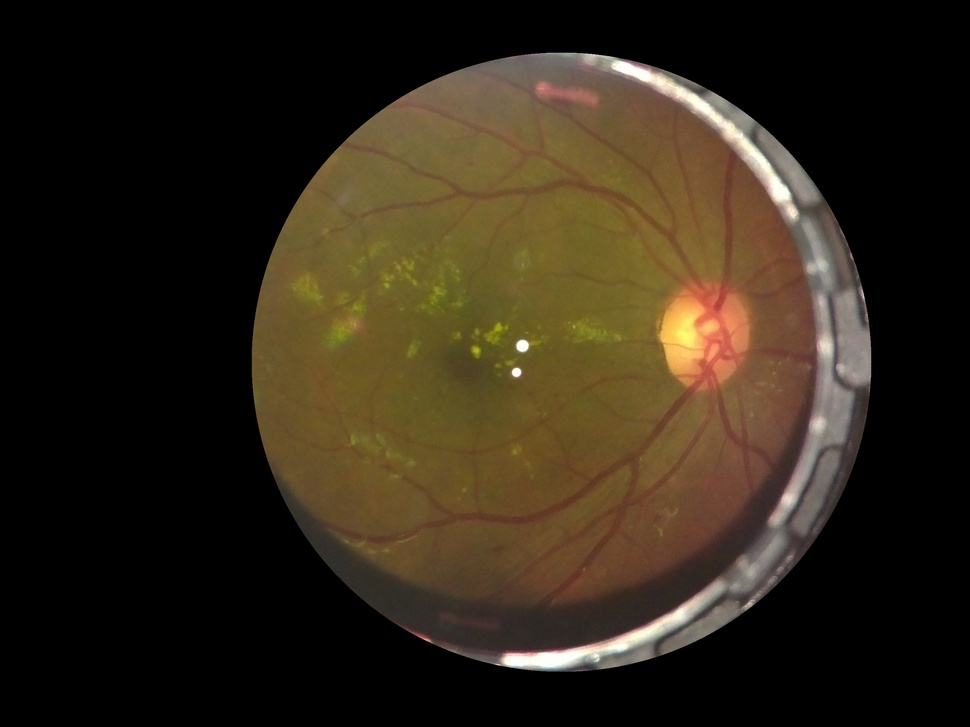
#> input picture Automated Capture Image Functionalities/Retina Flow Nerve Extraction/MATLAB to Python files/Dump/retina.jpg, 970 x 727 px, shrunk from 2592 x 1944 before the run
$ python threshold.py   (older library calls are emulated)
#> lines starting #> are read from the running program, lines starting #| are printed output that depends on the picture; after the words box and inside, x2 and y2 are one past the last pixel; in counts of white or black regions, pixels touching at a corner belong together
#> further down, image is the input picture: shape (727, 970, 3); mean R, G, B 48.6, 38.9, 24.2
### Automated Capture Image Functionalities/Retina Flow Nerve Extraction/MATLAB to Python files/Dump/grayscale.py


from scipy import misc
import numpy as np

import matplotlib.pyplot as plt
import matplotlib.cm as cm

import cv2
import scipy.ndimage
#import numpy as np
#from matplotlib import *


def convertToGreyScale(image, method="weighted"):

#> called with method = 'weighted'
    def getWeightedAvg(pixel):
        return 0.299*pixel[0] + 0.587*pixel[1] + 0.114*pixel[2]

    grey = np.zeros(image.shape[0:-1])
    for rownum in range(len(image)):
        for colnum in range(len(image[rownum])):
            if method == "average":
                grey[rownum][colnum] = np.average(image[rownum][colnum])
            elif method == "weighted":
                grey[rownum][colnum] = getWeightedAvg(image[rownum][colnum])
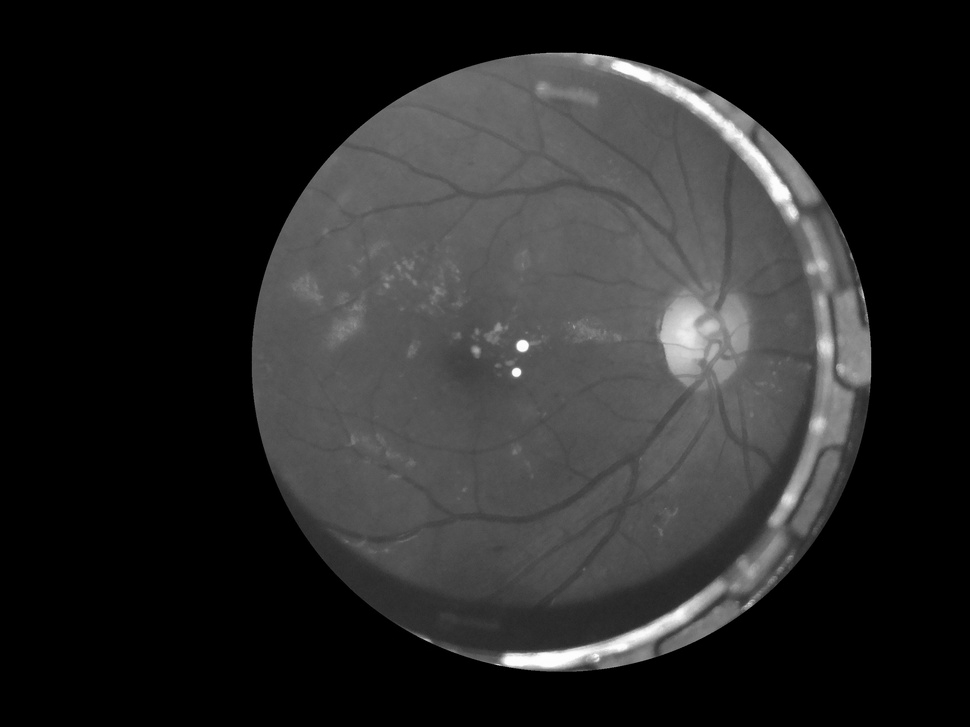
#> grey: shape (727, 970) float64; min 0, max 254.5, mean 40.1

    return grey

# [50 lines that do not run on import are left out]

### Automated Capture Image Functionalities/Retina Flow Nerve Extraction/MATLAB to Python files/Dump/measure.py


import numpy as np

def getHistGray(image):
    assert len(image.shape) == 2, "Must be grayscale image"
    hist = np.zeros(255)
    for row in image:
        for col in row:
            hist[int(col)] += 1
#> after the loop, hist = 255 values, max 399660 at index 0, min 17 at index 20, mean 2765.5
    return hist

# [7 lines that do not run on import are left out]

### Automated Capture Image Functionalities/Retina Flow Nerve Extraction/MATLAB to Python files/Dump/threshold.py


import numpy as np
from scipy import misc
import grayscale as gs
import matplotlib.pyplot as plt
import matplotlib.cm as cm

def threshold(image, threshold):
    assert len(image.shape) == 2, "Must be grayscale image"
    thresh = np.zeros(image.shape)
    for rownum in range(len(image)):
        for colnum in range(len(image[rownum])):
            if image[rownum][colnum] > threshold:
                thresh[rownum][colnum] = 0
            else:
                thresh[rownum][colnum] = 255
    return thresh


def otsu(image):
    assert len(image.shape) == 2, "Must be grayscale image"
    th = _getOtsuThreshold(image)
    return threshold(image, th)


def _getOtsuThreshold(image):
    import measure as m
    s = 0;
    histogram = m.getHistGray(image)
#> histogram has the same summary as hist in getHistGray
    for i in range(len(histogram)):
        s += i * histogram[i]
#> this loop made 255 passes
#> s on passes 1 to 3: 0, 1696, 3122
#> after the loop, s = 28103810
    sumB = 0
    wB = 0
    wF = 0
    mB = None
    mF = None
    m = 0.0
    between = 0.0
    threshold1 = 0.0
    threshold2 = 0.0
    total = len(image.ravel())
#> total = 705190
    for i in range(len(histogram)):
        wB += histogram[i]
        if wB == 0:
            continue;
        wF = total - wB
        if (wF == 0):
            break
        sumB += i * histogram[i]
        mB = sumB / wB
        mF = (s - sumB) / wF
        between = wB * wF * ((mB - mF) ** 2)
        if between >= m :
            threshold1 = i
            if between > m :
                threshold2 = i
            m = between
#> this loop made 255 passes
#> (wB, wF, sumB, mB, mF, m) on passes 1 to 12: (399660, 305530, 0, 0, 91.98, 1.03e+15), (401356, 303834, 1696, 0.00423, 92.49, 1.04e+15), (402069, 303121, 3122, 0.00776, 92.7, 1.05e+15), (402546, 302644, 4553, 0.0113, 92.85, 1.05e+15), (402696, 302494, 5153, 0.0128, 92.89, 1.05e+15), (402792, 302398, 5633, 0.014, 92.92, 1.05e+15), (402851, 302339, 5987, 0.0149, 92.93, 1.05e+15), (402898, 302292, 6316, 0.0157, 92.95, 1.05e+15), (402925, 302265, 6532, 0.0162, 92.96, 1.05e+15), (402955, 302235, 6802, 0.0169, 92.96, 1.05e+15), (402976, 302214, 7012, 0.0174, 92.97, 1.05e+15), (402997, 302193, 7243, 0.018, 92.98, 1.05e+15)
#> (wB, wF, sumB, mB, mF, between) on passes 50 to 55: (421075, 284115, 797222, 1.89, 96.11, 1.06e+15), (422145, 283045, 850722, 2.02, 96.29, 1.06e+15), (423038, 282152, 896265, 2.12, 96.43, 1.06e+15), (423773, 281417, 934485, 2.21, 96.54, 1.06e+15), (424485, 280705, 972221, 2.29, 96.66, 1.06e+15), (425189, 280001, 1010237, 2.38, 96.76, 1.06e+15)
#> after the loop, m = 1.06e+15; sumB = 28086792; threshold1 = 48; threshold2 = 48; wB = 705190
    return ( threshold1 + threshold2 ) / 2.0;

if __name__ == "__main__":

    image = misc.imread('retina.jpg')
    grey = gs.convertToGreyScale(image)
    thresh = otsu(grey)
#> in otsu, `th = _getOtsuThreshold(image)`: th = 48
#> after the loop in threshold, `for rownum in range(len(image)):`:
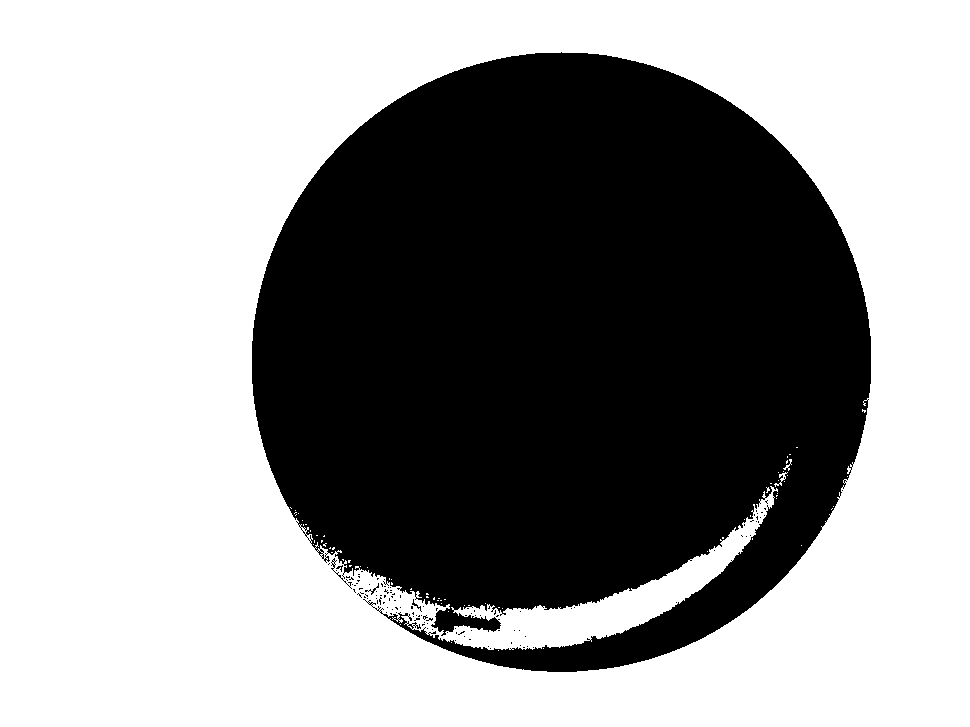
#> thresh: shape (727, 970) float64; 59.3% white; 119 black regions (115 under 20 px), largest, box (x1, y1, x2, y2) and area: (252, 52, 871, 672) 286791, (331, 558, 352, 589) 59, (365, 583, 379, 595) 32, (412, 599, 422, 612) 27
    plt.imshow(thresh, cmap = cm.Greys_r)
    plt.show()

$ run again, with Automated Capture Image Functionalities/Retina Flow Nerve Extraction/MATLAB to Python files/Dump/flower.jpg copied over Automated Capture Image Functionalities/Retina Flow Nerve Extraction/MATLAB to Python files/Dump/retina.jpg
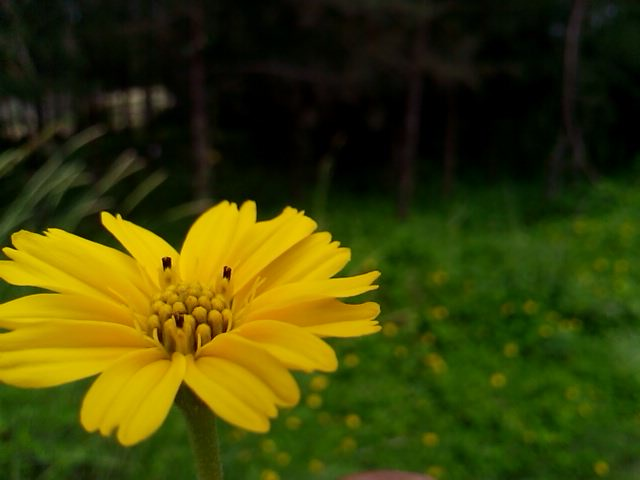
#> input picture Automated Capture Image Functionalities/Retina Flow Nerve Extraction/MATLAB to Python files/Dump/flower.jpg, 640 x 480 px
#> image is the input picture: shape (480, 640, 3); mean R, G, B 61.7, 64.9, 5.4
#> after the loop in convertToGreyScale, `for rownum in range(len(image)):`:
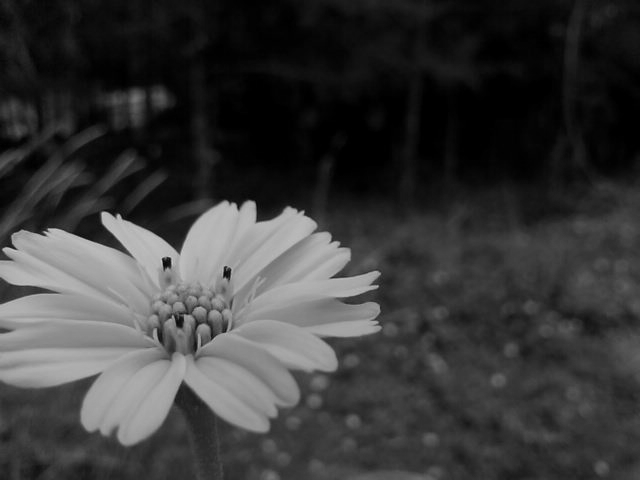
#> grey: shape (480, 640) float64; min 0, max 201.7, mean 57.1
#> after the loop in getHistGray, `for row in image:`: hist = 255 values, max 13296 at index 0, min 0 at index 202, mean 1204.7
#> histogram has the same summary as hist in getHistGray
#> the loop in _getOtsuThreshold, `for i in range(len(histogram)):` made 255 passes
#> s on passes 1 to 3: 0, 3491, 17095
#> after the loop in _getOtsuThreshold, `for i in range(len(histogram)):`: s = 17413749
#> total = 307200
#> the loop in _getOtsuThreshold, `for i in range(len(histogram)):` made 202 passes
#> (wB, wF, sumB, mB, mF, m) on passes 1 to 8: (13296, 293904, 0, 0, 59.25, 1.37e+13), (16787, 290413, 3491, 0.208, 59.95, 1.74e+13), (23589, 283611, 17095, 0.725, 61.34, 2.46e+13), (29079, 278121, 33565, 1.15, 62.49, 3.04e+13), (34541, 272659, 55413, 1.6, 63.66, 3.63e+13), (40155, 267045, 83483, 2.08, 64.9, 4.23e+13), (45355, 261845, 114683, 2.53, 66.07, 4.79e+13), (51210, 255990, 155668, 3.04, 67.42, 5.43e+13)
#> after the loop in threshold, `for rownum in range(len(image)):`:
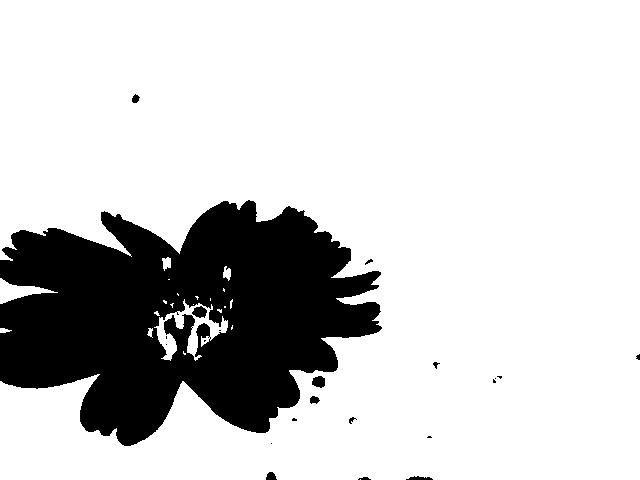
#> thresh: shape (480, 640) float64; 80.1% white; 22 black regions (11 under 20 px), largest, box (x1, y1, x2, y2) and area: (0, 200, 382, 446) 60453, (192, 306, 207, 318) 124, (312, 376, 325, 388) 121
